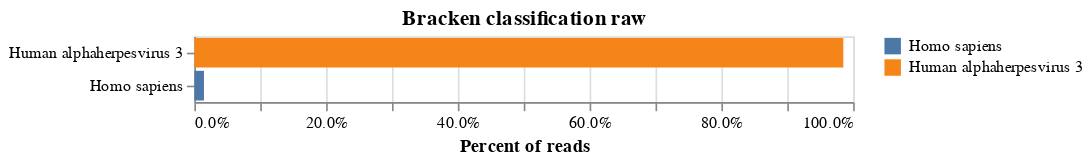

Notebook cell for this chart:
### Code cell
bracken_bar_plot = bracken_raw.bar_chart_bracken_raw(
    cleaned_bracken_report, number=number,virus_only=True
)
bracken_bar_plot

### Figure 1 — Vega-Lite specification as saved in the notebook (floating-point values rounded to 4 significant figures)
{"config": {"view": {"continuousWidth": 400, "continuousHeight": 300}}, "data": {"name": "data-525cff77109a20898ca4508dc6ffb0b9"}, "mark": "bar", "encoding": {"color": {"field": "name", "title": null, "type": "nominal"}, "tooltip": [{"field": "domain", "type": "nominal"}, {"field": "percent", "format": ".1%", "type": "quantitative"}], "x": {"axis": {"format": ".1%"}, "field": "percent", "title": "Percent of reads", "type": "quantitative"}, "y": {"field": "name", "sort": "-x", "title": null, "type": "nominal"}}, "title": "Bracken classification raw", "$schema": "https://vega.github.io/schema/vega-lite/v4.17.0.json", "datasets": {"data-525cff77109a20898ca4508dc6ffb0b9": [{"percent": 0.9851, "level": "S", "tax_id": 10335, "name": "                    Human alphaherpesvirus 3", "domain": "Virus"}, {"percent": 0.0146, "level": "S", "tax_id": 9606, "name": "                                                              Homo sapiens", "domain": "Eukaryota"}]}}
